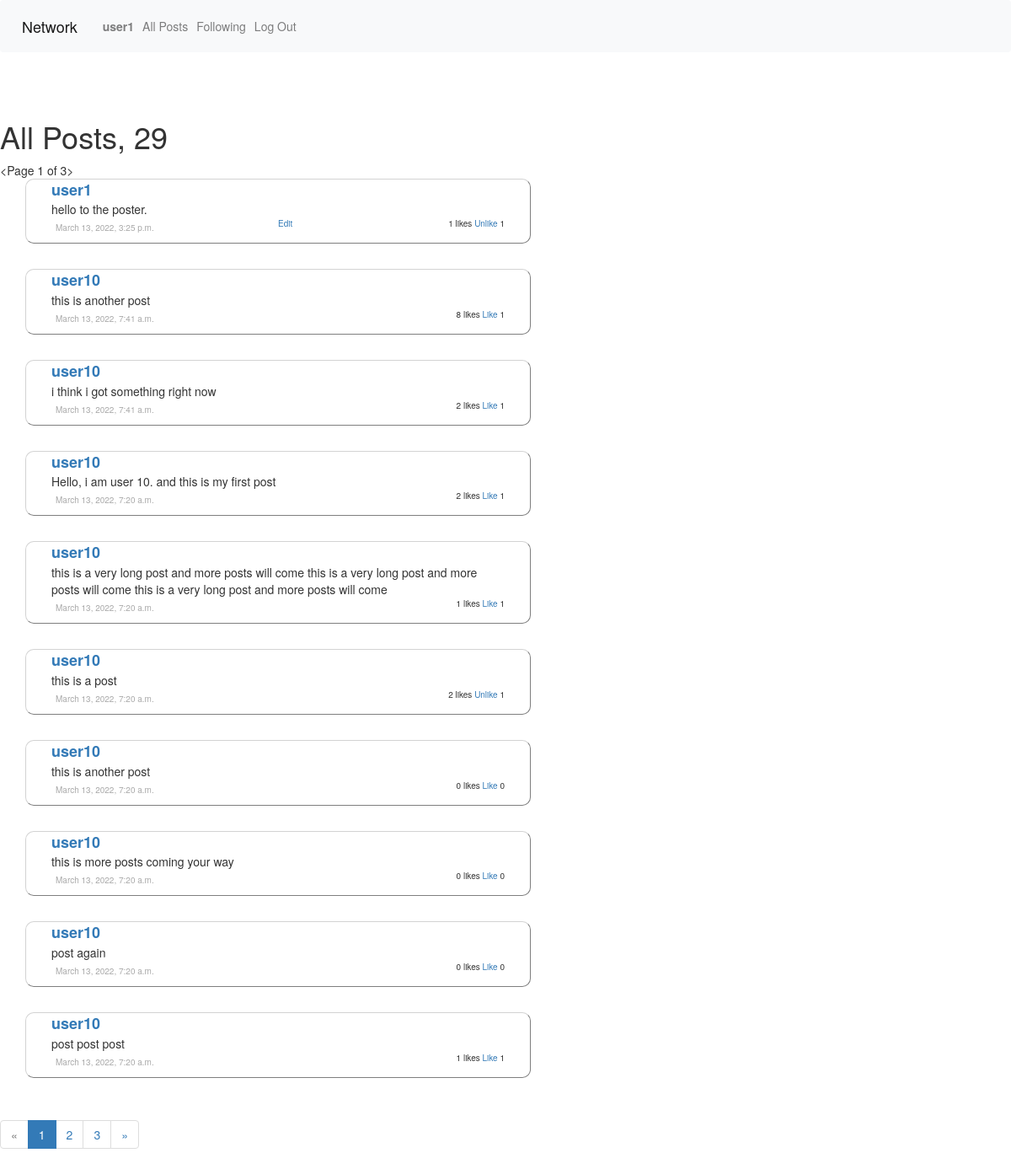
Before: /all_posts (signed in) with the older database file.
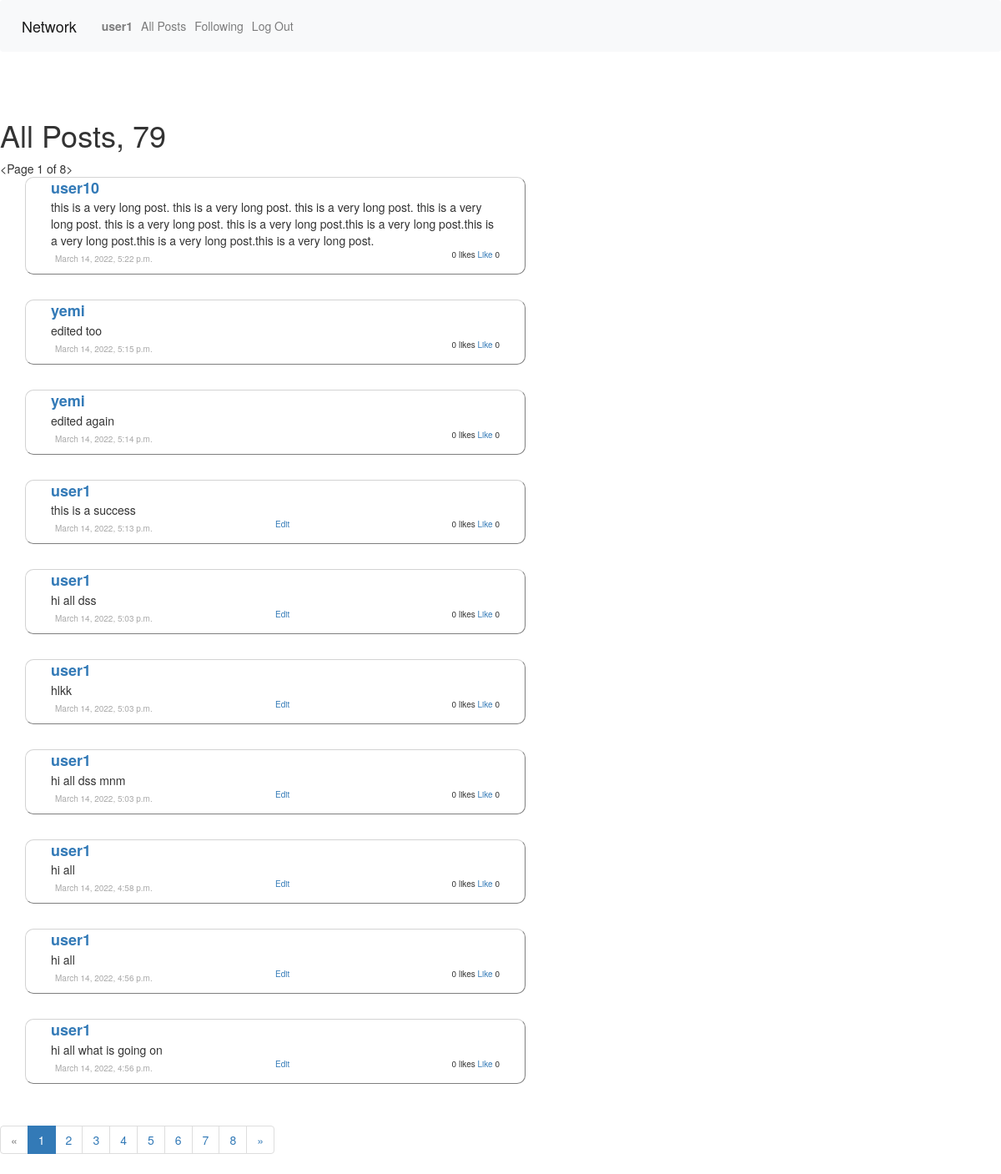
After: the same page with the newer database file.
### network/models.py (models this page shows)
class Posts(models.Model):
    content = models.CharField(max_length=200)
    poster = models.ForeignKey(User, on_delete=models.CASCADE, related_name="posts")
    likes = models.IntegerField(default=0)
    date = models.DateTimeField(default=datetime.now())
    likers = models.ManyToManyField(User, blank=True, related_name="posts_liked")
    def __str__(self):
        return f" \n Post: {self.content} by {self.poster} \n  {self.likers.all().count()} likes"
    def num_likes(self):
        return self.likers.all().count()

class User(AbstractUser, models.Model):
    followings = models.ManyToManyField('self', related_name="followers", symmetrical=False)
    def __str__(self):
        return f"{self.username} Posts { self.posts.all().count()} follows: {self.followings.all().count()} followers:{self.followers.all().count()} "

### network/views.py (the view)
# urls.py: path("all_posts", views.all_posts, name="all_posts"),
def all_posts(request):
    user = request.user
    posts = Posts.objects.all().order_by("-date")
    posts_count = posts.count()
    current_page = request.GET.get('page', 1)
    paginator = Paginator(posts, 10)
    try:
        page = paginator.page(current_page)
    except PageNotAnInteger:
        page = paginator.page(1)
    except EmptyPage:
        page = paginator.page(paginator.num_pages)
    return render(request, "network/allposts.html", {
        "user": user,
        "posts": page,
        "posts_count": posts_count
        })

### network/templatetags/load_functions.py (called while the page is built)
@register.filter
def num_likes(postid):
	post = Posts.objects.filter(id=postid)[0]
	return post.num_likes()

@register.filter
def likers(postid):
	post = Posts.objects.filter(id=postid)[0]
	return post.likers.all()

### network/templates/network/allposts.html (shortened to what this page needs)
{% extends "network/layout.html" %}
{% block body %}
{% load load_functions %}
     {% if user.is_authenticated %}
     <br><br>
     <h1> All Posts, {{ posts_count}}</h1>
    <div class="postcontainer">
        <a> {{posts}}</a>
        {% for post in posts %}
        <div class="posts" >
            <div class="posthead">
                <div class="poster">
                    <a href="{% url 'user' post.poster.username %}"> {{post.poster.username}}</a>
                </div>
                <div id ="postdiv{{post.id}}" class="postcontent">
                    <a> {{post.content}}</a>
                </div>
            </div>
            <div class="postbody">
                <div class="like">
                    <a> {{post.likes}} likes</a>
                    <a href="{% url 'like' post.id %}">
                        {% if user in post.id|likers %}
                        Unlike
                        {% else %}
                        Like
                        {% endif %}
                    </a>
                    {{post.num_likes}}
                </div>
                <div class="date">
                    {{post.date}}
                </div>
                <div class="edit">
                {% if post.poster.id == user.id %}
                <a href="{% url 'edit' post.id %}"> Edit </a>
                {% endif %}
                </div>
            </div>
        </div>
        {% empty %}
        <h3> No Posts</h3>
        {% endfor %}
    </div>
{% if posts.has_other_pages %}
  <ul class="pagination">
    {% if posts.has_previous %}
      <li><a href="?page={{ posts.previous_page_number }}">&laquo;</a></li>
    {% else %}
      <li class="disabled"><span>&laquo;</span></li>
    {% endif %}
    {% for i in posts.paginator.page_range %}
      {% if posts.number == i %}
        <li class="active"><span>{{ i }} <span class="sr-only">(current)</span></span></li>
      {% else %}
        <li><a href="?page={{ i }}">{{ i }}</a></li>
      {% endif %}
    {% endfor %}
    {% if posts.has_next %}
      <li><a href="?page={{ posts.next_page_number }}">&raquo;</a></li>
    {% else %}
      <li class="disabled"><span>&raquo;</span></li>
    {% endif %}
  </ul>
{% endif %}
      {% endif %}
{% endblock %}

Changed rows visible on the page:
no longer on this page (row unchanged): Posts: poster.username "user1", content "hello to the poster.", likes "1", shows "Unlike", num_likes "1", date "March 13, 2022, 3:25 p.m.", shows "Edit"
no longer on this page (row unchanged): Posts: poster.username "user10", content "this is another post", likes "8", shows "Like", num_likes "1", date "March 13, 2022, 7:41 a.m."
no longer on this page (row unchanged): Posts: poster.username "user10", content "i think i got something right now", likes "2", shows "Like", num_likes "1", date "March 13, 2022, 7:41 a.m."
no longer on this page (row unchanged): Posts: poster.username "user10", content "Hello, i am user 10. and this is my first post", likes "2", shows "Like", num_likes "1", date "March 13, 2022, 7:20 a.m."
no longer on this page (row unchanged): Posts: poster.username "user10", content "this is a very long post and more posts will come this is a very long post and more posts will come this is a very long post and more posts will come", likes "1", shows "Like", num_likes "1", date "March 13, 2022, 7:20 a.m."
no longer on this page (row unchanged): Posts: poster.username "user10", content "this is a post", likes "2", shows "Unlike", num_likes "1", date "March 13, 2022, 7:20 a.m."
no longer on this page (row unchanged): Posts: poster.username "user10", content "this is another post", likes "0", shows "Like", num_likes "0", date "March 13, 2022, 7:20 a.m."
no longer on this page (row unchanged): Posts: poster.username "user10", content "this is more posts coming your way", likes "0", shows "Like", num_likes "0", date "March 13, 2022, 7:20 a.m."
no longer on this page (row unchanged): Posts: poster.username "user10", content "post again", likes "0", shows "Like", num_likes "0", date "March 13, 2022, 7:20 a.m."
no longer on this page (row unchanged): Posts: poster.username "user10", content "post post post", likes "1", shows "Like", num_likes "1", date "March 13, 2022, 7:20 a.m."
added Posts: poster.username "user10", content "this is a very long post. this is a very long post. this is a very long post. this is a very long post. this is a very long post. this is a very long post.this is a very long post.this is a very long post.this is a very long post.this is a very long post.", likes "0", shows "Like", num_likes "0", date "March 14, 2022, 5:22 p.m."
added Posts: poster.username "yemi", content "edited too", likes "0", shows "Like", num_likes "0", date "March 14, 2022, 5:15 p.m."
added Posts: poster.username "yemi", content "edited again", likes "0", shows "Like", num_likes "0", date "March 14, 2022, 5:14 p.m."
added Posts: poster.username "user1", content "this is a success", likes "0", shows "Like", num_likes "0", date "March 14, 2022, 5:13 p.m.", shows "Edit"
added Posts: poster.username "user1", content "hi all dss", likes "0", shows "Like", num_likes "0", date "March 14, 2022, 5:03 p.m.", shows "Edit"
added Posts: poster.username "user1", content "hlkk", likes "0", shows "Like", num_likes "0", date "March 14, 2022, 5:03 p.m.", shows "Edit"
added Posts: poster.username "user1", content "hi all dss mnm", likes "0", shows "Like", num_likes "0", date "March 14, 2022, 5:03 p.m.", shows "Edit"
added Posts: poster.username "user1", content "hi all", likes "0", shows "Like", num_likes "0", date "March 14, 2022, 4:58 p.m.", shows "Edit"
added Posts: poster.username "user1", content "hi all", likes "0", shows "Like", num_likes "0", date "March 14, 2022, 4:56 p.m.", shows "Edit"
added Posts: poster.username "user1", content "hi all what is going on", likes "0", shows "Like", num_likes "0", date "March 14, 2022, 4:56 p.m.", shows "Edit"
Other visible differences:
{{ posts_count }}: "29" → "79"
{{ posts }}: "<Page 1 of 3>" → "<Page 1 of 8>"
new list line: "4"
new list line: "5"
new list line: "6"
new list line: "7"
new list line: "8"
